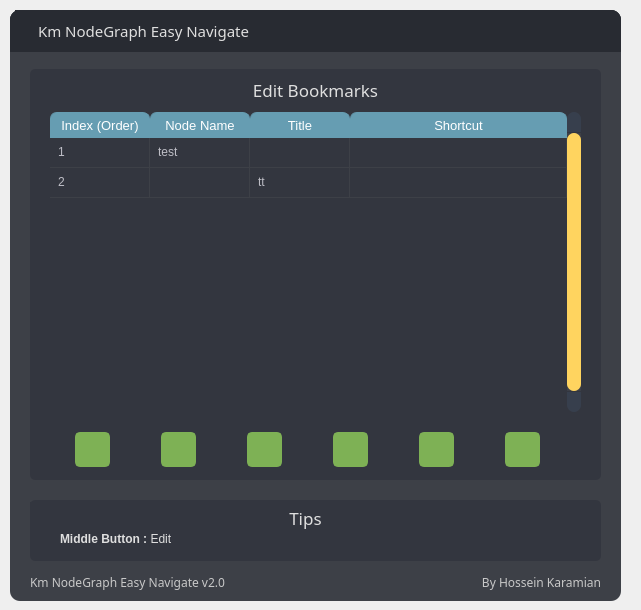
<?xml version="1.0" encoding="UTF-8"?>
<ui version="4.0">
 <class>EditBookmarksWindowUI</class>
 <widget class="QMainWindow" name="EditBookmarksWindowUI">
  <property name="geometry">
   <rect>
    <x>0</x>
    <y>0</y>
    <width>641</width>
    <height>610</height>
   </rect>
  </property>
  <property name="windowTitle">
   <string>Km NodeGraph Easy Navigate : Edit Bookmarks</string>
  </property>
  <widget class="QWidget" name="centralwidget">
   <widget class="QFrame" name="frame">
    <property name="geometry">
     <rect>
      <x>10</x>
      <y>10</y>
      <width>611</width>
      <height>591</height>
     </rect>
    </property>
    <property name="styleSheet">
     <string notr="true">QLabel {
color: rgb(223, 223, 223);
}

QFrame {
	background-color: rgb(61, 64, 71);
	border-radius : 10px;
}

/* LINE EDIT */
QLineEdit {
	background-color: rgb(40, 43, 50);
	border-radius: 5px;
	border: 2px solid rgb(40, 43, 50);
}
QLineEdit:hover {
	border: 2px solid rgb(64, 71, 88);
}
QLineEdit:focus {
	border: 2px solid rgb(91, 101, 124);
}

/* SCROLL BARS */
QScrollBar:horizontal {
    border: none;
    background: rgb(52, 59, 72);
    height: 14px;
    margin: 0px 21px 0 21px;
	border-radius: 0px;
}
QScrollBar::handle:horizontal {
    background: rgb(85, 170, 255);
    min-width: 25px;
	border-radius: 7px
}
QScrollBar::add-line:horizontal {
    border: none;
    background: rgb(55, 63, 77);
    width: 20px;
	border-top-right-radius: 7px;
    border-bottom-right-radius: 7px;
    subcontrol-position: right;
    subcontrol-origin: margin;
}
QScrollBar::sub-line:horizontal {
    border: none;
    background: rgb(55, 63, 77);
    width: 20px;
	border-top-left-radius: 7px;
    border-bottom-left-radius: 7px;
    subcontrol-position: left;
    subcontrol-origin: margin;
}
QScrollBar::up-arrow:horizontal, QScrollBar::down-arrow:horizontal
{
     background: none;
}
QScrollBar::add-page:horizontal, QScrollBar::sub-page:horizontal
{
     background: none;
}
 QScrollBar:vertical {
	border: none;
    background: rgb(61, 64, 71);
    width: 14px;
    margin: 21px 0 21px 0;
	border-radius: 0px;
 }
 QScrollBar::handle:vertical {	
	background: rgb(255, 212, 95);
    min-height: 25px;
	border-radius: 7px
 }
 QScrollBar::add-line:vertical {
     border: none;
    background: rgb(55, 63, 77);
     height: 20px;
	border-bottom-left-radius: 7px;
    border-bottom-right-radius: 7px;
     subcontrol-position: bottom;
     subcontrol-origin: margin;
 }
 QScrollBar::sub-line:vertical {
	border: none;
    background: rgb(55, 63, 77);
     height: 20px;
	border-top-left-radius: 7px;
    border-top-right-radius: 7px;
     subcontrol-position: top;
     subcontrol-origin: margin;
 }
 QScrollBar::up-arrow:vertical, QScrollBar::down-arrow:vertical {
     background: none;
 }

 QScrollBar::add-page:vertical, QScrollBar::sub-page:vertical {
     background: none;
 }

/* CHECKBOX */
QCheckBox::indicator {
    border: 3px solid rgb(52, 59, 72);
	width: 15px;
	height: 15px;
	border-radius: 10px;
    background: rgb(44, 49, 60);
}
QCheckBox::indicator:hover {
    border: 3px solid rgb(58, 66, 81);
}
QCheckBox::indicator:checked {
    background: 3px solid rgb(52, 59, 72);
	border: 3px solid rgb(52, 59, 72);	
	background-image: url(../Km_NodeGraphEN/icons/cil-check-alt.png);
}

/* RADIO BUTTON */
QRadioButton::indicator {
    border: 3px solid rgb(52, 59, 72);
	width: 15px;
	height: 15px;
	border-radius: 10px;
    background: rgb(44, 49, 60);
}
QRadioButton::indicator:hover {
    border: 3px solid rgb(58, 66, 81);
}
QRadioButton::indicator:checked {
    background: 3px solid rgb(94, 106, 130);
	border: 3px solid rgb(52, 59, 72);	
}

/* COMBOBOX */
QComboBox{
	background-color: rgb(27, 29, 35);
	border-radius: 5px;
	border: 2px solid rgb(27, 29, 35);
	padding: 5px;
	padding-left: 10px;
}
QComboBox:hover{
	border: 2px solid rgb(64, 71, 88);
}
QComboBox::drop-down {
	subcontrol-origin: padding;
	subcontrol-position: top right;
	width: 25px; 
	border-left-width: 3px;
	border-left-color: rgba(39, 44, 54, 150);
	border-left-style: solid;
	border-top-right-radius: 3px;
	border-bottom-right-radius: 3px;	
	background-image: url(:/16x16/icons/16x16/cil-arrow-bottom.png);
	background-position: center;
	background-repeat: no-reperat;
 }
QComboBox QAbstractItemView {
	color: rgb(85, 170, 255);	
	background-color: rgb(27, 29, 35);
	padding: 10px;
	selection-background-color: rgb(39, 44, 54);
}

/* SLIDERS */
QSlider::groove:horizontal {
    border-radius: 9px;
    height: 18px;
	margin: 0px;
	background-color: rgb(52, 59, 72);
}
QSlider::groove:horizontal:hover {
	background-color: rgb(55, 62, 76);
}
QSlider::handle:horizontal {
    background-color: rgb(255, 212, 95);
    border: none;
    height: 18px;
    width: 18px;
    margin: 0px;
	border-radius: 9px;
}
QSlider::handle:horizontal:hover {
    background-color: rgb(255, 222, 110);
}
QSlider::handle:horizontal:pressed {
    background-color: rgb(255, 212, 95);
}

QSlider::groove:vertical {
    border-radius: 9px;
    width: 18px;
    margin: 0px;
	background-color: rgb(52, 59, 72);
}
QSlider::groove:vertical:hover {
	background-color: rgb(55, 62, 76);
}
QSlider::handle:vertical {
    background-color: rgb(85, 170, 255);
	border: none;
    height: 18px;
    width: 18px;
    margin: 0px;
	border-radius: 9px;
}
QSlider::handle:vertical:hover {
    background-color: rgb(105, 180, 255);
}
QSlider::handle:vertical:pressed {
    background-color: rgb(65, 130, 195);
}

</string>
    </property>
    <property name="frameShape">
     <enum>QFrame::StyledPanel</enum>
    </property>
    <property name="frameShadow">
     <enum>QFrame::Raised</enum>
    </property>
    <widget class="QFrame" name="frame_top_btns">
     <property name="geometry">
      <rect>
       <x>0</x>
       <y>0</y>
       <width>611</width>
       <height>42</height>
      </rect>
     </property>
     <property name="maximumSize">
      <size>
       <width>16777215</width>
       <height>42</height>
      </size>
     </property>
     <property name="styleSheet">
      <string notr="true">background-color: rgb(40, 43, 50);
border-bottom-left-radius: 1px;
border-bottom-right-radius: 1px;</string>
     </property>
     <property name="frameShape">
      <enum>QFrame::NoFrame</enum>
     </property>
     <property name="frameShadow">
      <enum>QFrame::Raised</enum>
     </property>
     <layout class="QHBoxLayout" name="horizontalLayout_4">
      <property name="spacing">
       <number>0</number>
      </property>
      <property name="leftMargin">
       <number>0</number>
      </property>
      <property name="topMargin">
       <number>0</number>
      </property>
      <property name="rightMargin">
       <number>0</number>
      </property>
      <property name="bottomMargin">
       <number>0</number>
      </property>
      <item>
       <widget class="QFrame" name="frame_label_top_btns">
        <property name="sizePolicy">
         <sizepolicy hsizetype="Expanding" vsizetype="Preferred">
          <horstretch>0</horstretch>
          <verstretch>0</verstretch>
         </sizepolicy>
        </property>
        <property name="frameShape">
         <enum>QFrame::NoFrame</enum>
        </property>
        <property name="frameShadow">
         <enum>QFrame::Raised</enum>
        </property>
        <layout class="QHBoxLayout" name="horizontalLayout_10">
         <property name="spacing">
          <number>0</number>
         </property>
         <property name="leftMargin">
          <number>5</number>
         </property>
         <property name="topMargin">
          <number>0</number>
         </property>
         <property name="rightMargin">
          <number>10</number>
         </property>
         <property name="bottomMargin">
          <number>0</number>
         </property>
         <item>
          <widget class="QLabel" name="label_16">
           <property name="maximumSize">
            <size>
             <width>3</width>
             <height>16777215</height>
            </size>
           </property>
           <property name="text">
            <string/>
           </property>
          </widget>
         </item>
         <item>
          <widget class="QLabel" name="label_9">
           <property name="minimumSize">
            <size>
             <width>20</width>
             <height>0</height>
            </size>
           </property>
           <property name="maximumSize">
            <size>
             <width>20</width>
             <height>20</height>
            </size>
           </property>
           <property name="text">
            <string/>
           </property>
           <property name="pixmap">
            <pixmap>../Km_NodeGraphEN/icons/cil-menu.png</pixmap>
           </property>
           <property name="scaledContents">
            <bool>true</bool>
           </property>
           <property name="alignment">
            <set>Qt::AlignCenter</set>
           </property>
           <property name="margin">
            <number>0</number>
           </property>
          </widget>
         </item>
         <item>
          <widget class="QLabel" name="label_title_bar_top">
           <property name="font">
            <font>
             <family>Segoe UI Semibold</family>
             <pointsize>11</pointsize>
             <weight>50</weight>
             <bold>false</bold>
            </font>
           </property>
           <property name="styleSheet">
            <string notr="true">background: transparent;
</string>
           </property>
           <property name="text">
            <string>Km NodeGraph Easy Navigate</string>
           </property>
           <property name="margin">
            <number>5</number>
           </property>
          </widget>
         </item>
        </layout>
       </widget>
      </item>
      <item alignment="Qt::AlignRight">
       <widget class="QFrame" name="frame_btns_right">
        <property name="sizePolicy">
         <sizepolicy hsizetype="Expanding" vsizetype="Preferred">
          <horstretch>0</horstretch>
          <verstretch>0</verstretch>
         </sizepolicy>
        </property>
        <property name="maximumSize">
         <size>
          <width>120</width>
          <height>16777215</height>
         </size>
        </property>
        <property name="frameShape">
         <enum>QFrame::NoFrame</enum>
        </property>
        <property name="frameShadow">
         <enum>QFrame::Raised</enum>
        </property>
        <layout class="QHBoxLayout" name="horizontalLayout_5">
         <property name="spacing">
          <number>0</number>
         </property>
         <property name="leftMargin">
          <number>0</number>
         </property>
         <property name="topMargin">
          <number>0</number>
         </property>
         <property name="rightMargin">
          <number>0</number>
         </property>
         <property name="bottomMargin">
          <number>0</number>
         </property>
         <item>
          <widget class="QPushButton" name="pushButton_minimize">
           <property name="sizePolicy">
            <sizepolicy hsizetype="Minimum" vsizetype="Expanding">
             <horstretch>0</horstretch>
             <verstretch>0</verstretch>
            </sizepolicy>
           </property>
           <property name="minimumSize">
            <size>
             <width>40</width>
             <height>0</height>
            </size>
           </property>
           <property name="maximumSize">
            <size>
             <width>40</width>
             <height>16777215</height>
            </size>
           </property>
           <property name="toolTip">
            <string>Minimize</string>
           </property>
           <property name="styleSheet">
            <string notr="true">QPushButton {	
	border: none;
	background-color: transparent;
}
QPushButton:hover {
	background-color: rgb(50, 55, 65);
	border-radius : 0px;
}
QPushButton:pressed {	
	background-color: rgb(40, 50, 62);
}</string>
           </property>
           <property name="text">
            <string/>
           </property>
           <property name="icon">
            <iconset>
             <normaloff>../Km_NodeGraphEN/icons/cil-window-minimize.png</normaloff>../Km_NodeGraphEN/icons/cil-window-minimize.png</iconset>
           </property>
          </widget>
         </item>
         <item>
          <widget class="QPushButton" name="pushButton_close">
           <property name="sizePolicy">
            <sizepolicy hsizetype="Minimum" vsizetype="Expanding">
             <horstretch>0</horstretch>
             <verstretch>0</verstretch>
            </sizepolicy>
           </property>
           <property name="minimumSize">
            <size>
             <width>40</width>
             <height>0</height>
            </size>
           </property>
           <property name="maximumSize">
            <size>
             <width>40</width>
             <height>16777215</height>
            </size>
           </property>
           <property name="toolTip">
            <string>Close</string>
           </property>
           <property name="styleSheet">
            <string notr="true">QPushButton {	
	border: none;
	background-color: transparent;
}
QPushButton:hover {
	background-color: rgb(50, 55, 65);
	border-top-right-radius: 10px;
	border-top-left-radius: 0px;
	border-bottom-left-radius: 0px;
	border-bottom-right-radius: 0px;
}
QPushButton:pressed {	
	background-color: rgb(40, 50, 62);
}</string>
           </property>
           <property name="text">
            <string/>
           </property>
           <property name="icon">
            <iconset>
             <normaloff>../Km_NodeGraphEN/icons/cil-x.png</normaloff>../Km_NodeGraphEN/icons/cil-x.png</iconset>
           </property>
          </widget>
         </item>
        </layout>
       </widget>
      </item>
     </layout>
    </widget>
    <widget class="QFrame" name="frame_2">
     <property name="geometry">
      <rect>
       <x>20</x>
       <y>59</y>
       <width>571</width>
       <height>411</height>
      </rect>
     </property>
     <property name="styleSheet">
      <string notr="true">QFrame {
background-color: rgb(51, 54, 63);
border-radius: 5px;
}
</string>
     </property>
     <property name="frameShape">
      <enum>QFrame::StyledPanel</enum>
     </property>
     <property name="frameShadow">
      <enum>QFrame::Raised</enum>
     </property>
     <widget class="QLabel" name="label_2">
      <property name="geometry">
       <rect>
        <x>0</x>
        <y>5</y>
        <width>571</width>
        <height>31</height>
       </rect>
      </property>
      <property name="font">
       <font>
        <family>Segoe UI Semibold</family>
        <pointsize>13</pointsize>
       </font>
      </property>
      <property name="text">
       <string>Edit Bookmarks</string>
      </property>
      <property name="alignment">
       <set>Qt::AlignCenter</set>
      </property>
     </widget>
     <widget class="QTableWidget" name="tableWidget_BookmarksList">
      <property name="geometry">
       <rect>
        <x>10</x>
        <y>33</y>
        <width>551</width>
        <height>321</height>
       </rect>
      </property>
      <property name="styleSheet">
       <string notr="true">QTableWidget {	
	background-color: rgb(51, 54, 63);
	padding: 10px;
	border-radius: 5px;
	gridline-color: rgb(61, 64, 71);
	border-bottom: 1px solid rgb(51, 54, 63);
	color : rgb(190, 190, 198);
}
QTableWidget::item{
	border-color:  rgb(61, 64, 71);
	padding-left: 5px;
	padding-right: 5px;
	gridline-color:  rgb(61, 64, 71);
}
QTableWidget::item:selected{
	background-color: rgb(40, 43, 50);
	background-color: rgb(40, 43, 50);
	border-radius: 15px;
	color : rgb(190, 190, 198);
}
QScrollBar:horizontal {
    border: none;
    background: rgb(255, 212, 95);
    height: 14px;
    margin: 0px 21px 0 21px;
	border-radius: 0px;
}
 QScrollBar:vertical {
	border: none;
    background: rgb(61, 64, 71);
    width: 14px;
    margin: 21px 0 21px 0;
	border-radius: 0px;
 }
QHeaderView::section{
	Background-color: rgb(51, 54, 63);
	max-width: 30px;
	border: 1px solid rgb(61, 64, 71);
	border-style: none;
    border-bottom: 1px solid rgb(61, 64, 71);
    border-right: 1px solid rgb(61, 64, 71);
	font-size : 13px
}
QTableWidget::horizontalHeader {	
	background-color: rgb(102, 157, 178);
}
QHeaderView::section:horizontal
{
    border: 1px solid rgb(102, 157, 178);
	background-color: rgb(102, 157, 178);
	padding: 3px;
	border-top-left-radius: 7px;
    border-top-right-radius: 7px;
    color : rgb(255, 255, 255);
}
QHeaderView::section:vertical
{
    border: 1px solid rgb(61, 64, 71);
}
</string>
      </property>
      <property name="frameShape">
       <enum>QFrame::NoFrame</enum>
      </property>
      <property name="verticalScrollBarPolicy">
       <enum>Qt::ScrollBarAlwaysOn</enum>
      </property>
      <property name="selectionMode">
       <enum>QAbstractItemView::SingleSelection</enum>
      </property>
      <property name="selectionBehavior">
       <enum>QAbstractItemView::SelectRows</enum>
      </property>
      <property name="showGrid">
       <bool>true</bool>
      </property>
      <property name="gridStyle">
       <enum>Qt::SolidLine</enum>
      </property>
      <property name="sortingEnabled">
       <bool>false</bool>
      </property>
      <property name="wordWrap">
       <bool>true</bool>
      </property>
      <attribute name="horizontalHeaderMinimumSectionSize">
       <number>20</number>
      </attribute>
      <attribute name="horizontalHeaderDefaultSectionSize">
       <number>100</number>
      </attribute>
      <attribute name="horizontalHeaderHighlightSections">
       <bool>true</bool>
      </attribute>
      <attribute name="horizontalHeaderShowSortIndicator" stdset="0">
       <bool>false</bool>
      </attribute>
      <attribute name="horizontalHeaderStretchLastSection">
       <bool>true</bool>
      </attribute>
      <attribute name="verticalHeaderVisible">
       <bool>false</bool>
      </attribute>
      <attribute name="verticalHeaderDefaultSectionSize">
       <number>30</number>
      </attribute>
      <attribute name="verticalHeaderStretchLastSection">
       <bool>false</bool>
      </attribute>
      <row>
       <property name="text">
        <string>1</string>
       </property>
      </row>
      <row>
       <property name="text">
        <string>2</string>
       </property>
      </row>
      <column>
       <property name="text">
        <string>Index (Order)</string>
       </property>
       <property name="font">
        <font>
         <family>Segoe UI</family>
        </font>
       </property>
      </column>
      <column>
       <property name="text">
        <string>Node Name</string>
       </property>
       <property name="font">
        <font>
         <family>Segoe UI</family>
        </font>
       </property>
      </column>
      <column>
       <property name="text">
        <string>Title</string>
       </property>
       <property name="toolTip">
        <string>Copy url to clipboard</string>
       </property>
       <property name="font">
        <font>
         <family>Segoe UI</family>
        </font>
       </property>
      </column>
      <column>
       <property name="text">
        <string>Shortcut</string>
       </property>
       <property name="font">
        <font>
         <family>Segoe UI</family>
        </font>
       </property>
      </column>
      <item row="0" column="0">
       <property name="text">
        <string>1</string>
       </property>
      </item>
      <item row="0" column="1">
       <property name="text">
        <string>test</string>
       </property>
      </item>
      <item row="0" column="2">
       <property name="text">
        <string/>
       </property>
      </item>
      <item row="0" column="3">
       <property name="text">
        <string/>
       </property>
      </item>
      <item row="1" column="0">
       <property name="text">
        <string>2</string>
       </property>
      </item>
      <item row="1" column="2">
       <property name="text">
        <string>tt</string>
       </property>
      </item>
     </widget>
     <widget class="QWidget" name="horizontalLayoutWidget">
      <property name="geometry">
       <rect>
        <x>0</x>
        <y>360</y>
        <width>561</width>
        <height>41</height>
       </rect>
      </property>
      <layout class="QHBoxLayout" name="horizontalLayout">
       <item>
        <widget class="QPushButton" name="pushButton_shiftUp">
         <property name="minimumSize">
          <size>
           <width>35</width>
           <height>35</height>
          </size>
         </property>
         <property name="maximumSize">
          <size>
           <width>35</width>
           <height>35</height>
          </size>
         </property>
         <property name="font">
          <font>
           <family>Segoe UI</family>
           <pointsize>9</pointsize>
          </font>
         </property>
         <property name="toolTip">
          <string>Change order (move up)</string>
         </property>
         <property name="styleSheet">
          <string notr="true">QPushButton {
	border: 2px solid rgb(126, 177, 85);
	border-radius: 5px;	
	background-color: rgb(126, 177, 85);
	color: rgb(223, 223, 223);
}
QPushButton:hover {
	background-color:rgb(140, 188, 100);
	border: 2px solid rgb(140, 188, 100);
}
QPushButton:pressed {	
	background-color: rgb(126, 177, 85);
	border: 2px solid rgb(126, 177, 85);
}</string>
         </property>
         <property name="text">
          <string/>
         </property>
         <property name="icon">
          <iconset>
           <normaloff>../Km_NodeGraphEN/icons/cil-arrow-circle-top.png</normaloff>../Km_NodeGraphEN/icons/cil-arrow-circle-top.png</iconset>
         </property>
         <property name="iconSize">
          <size>
           <width>25</width>
           <height>25</height>
          </size>
         </property>
        </widget>
       </item>
       <item>
        <widget class="QPushButton" name="pushButton_shiftDown">
         <property name="minimumSize">
          <size>
           <width>35</width>
           <height>35</height>
          </size>
         </property>
         <property name="maximumSize">
          <size>
           <width>35</width>
           <height>35</height>
          </size>
         </property>
         <property name="font">
          <font>
           <family>Segoe UI</family>
           <pointsize>9</pointsize>
          </font>
         </property>
         <property name="toolTip">
          <string>Change order (move down)</string>
         </property>
         <property name="styleSheet">
          <string notr="true">QPushButton {
	border: 2px solid rgb(126, 177, 85);
	border-radius: 5px;	
	background-color: rgb(126, 177, 85);
	color: rgb(223, 223, 223);
}
QPushButton:hover {
	background-color:rgb(140, 188, 100);
	border: 2px solid rgb(140, 188, 100);
}
QPushButton:pressed {	
	background-color: rgb(126, 177, 85);
	border: 2px solid rgb(126, 177, 85);
}</string>
         </property>
         <property name="text">
          <string/>
         </property>
         <property name="icon">
          <iconset>
           <normaloff>../Km_NodeGraphEN/icons/cil-arrow-circle-bottom.png</normaloff>../Km_NodeGraphEN/icons/cil-arrow-circle-bottom.png</iconset>
         </property>
         <property name="iconSize">
          <size>
           <width>25</width>
           <height>25</height>
          </size>
         </property>
        </widget>
       </item>
       <item>
        <widget class="QPushButton" name="pushButton_AddBookmark">
         <property name="minimumSize">
          <size>
           <width>35</width>
           <height>35</height>
          </size>
         </property>
         <property name="maximumSize">
          <size>
           <width>35</width>
           <height>35</height>
          </size>
         </property>
         <property name="font">
          <font>
           <family>Segoe UI</family>
           <pointsize>9</pointsize>
          </font>
         </property>
         <property name="toolTip">
          <string>Set Selected Node to Selected Row(Index)</string>
         </property>
         <property name="styleSheet">
          <string notr="true">QPushButton {
	border: 2px solid rgb(126, 177, 85);
	border-radius: 5px;	
	background-color: rgb(126, 177, 85);
	color: rgb(223, 223, 223);
}
QPushButton:hover {
	background-color:rgb(140, 188, 100);
	border: 2px solid rgb(140, 188, 100);
}
QPushButton:pressed {	
	background-color: rgb(126, 177, 85);
	border: 2px solid rgb(126, 177, 85);
}</string>
         </property>
         <property name="text">
          <string/>
         </property>
         <property name="icon">
          <iconset>
           <normaloff>../Km_NodeGraphEN/icons/cil-check-circle.png</normaloff>../Km_NodeGraphEN/icons/cil-check-circle.png</iconset>
         </property>
         <property name="iconSize">
          <size>
           <width>25</width>
           <height>25</height>
          </size>
         </property>
        </widget>
       </item>
       <item>
        <widget class="QPushButton" name="pushButton_removeItem">
         <property name="minimumSize">
          <size>
           <width>35</width>
           <height>35</height>
          </size>
         </property>
         <property name="maximumSize">
          <size>
           <width>35</width>
           <height>35</height>
          </size>
         </property>
         <property name="font">
          <font>
           <family>Segoe UI</family>
           <pointsize>9</pointsize>
          </font>
         </property>
         <property name="toolTip">
          <string>Remove (Set Empty) Selected Bookmark</string>
         </property>
         <property name="styleSheet">
          <string notr="true">QPushButton {
	border: 2px solid rgb(126, 177, 85);
	border-radius: 5px;	
	background-color: rgb(126, 177, 85);
	color: rgb(223, 223, 223);
}
QPushButton:hover {
	background-color:rgb(140, 188, 100);
	border: 2px solid rgb(140, 188, 100);
}
QPushButton:pressed {	
	background-color: rgb(126, 177, 85);
	border: 2px solid rgb(126, 177, 85);
}</string>
         </property>
         <property name="text">
          <string/>
         </property>
         <property name="icon">
          <iconset>
           <normaloff>../Km_NodeGraphEN/icons/cil-x-circle.png</normaloff>../Km_NodeGraphEN/icons/cil-x-circle.png</iconset>
         </property>
         <property name="iconSize">
          <size>
           <width>25</width>
           <height>25</height>
          </size>
         </property>
        </widget>
       </item>
       <item>
        <widget class="QPushButton" name="pushButton_createFromBackdrops">
         <property name="minimumSize">
          <size>
           <width>35</width>
           <height>35</height>
          </size>
         </property>
         <property name="maximumSize">
          <size>
           <width>35</width>
           <height>35</height>
          </size>
         </property>
         <property name="font">
          <font>
           <family>Segoe UI</family>
           <pointsize>9</pointsize>
          </font>
         </property>
         <property name="toolTip">
          <string>Create Bookmarks From Backdrops</string>
         </property>
         <property name="styleSheet">
          <string notr="true">QPushButton {
	border: 2px solid rgb(126, 177, 85);
	border-radius: 5px;	
	background-color: rgb(126, 177, 85);
	color: rgb(223, 223, 223);
}
QPushButton:hover {
	background-color:rgb(140, 188, 100);
	border: 2px solid rgb(140, 188, 100);
}
QPushButton:pressed {	
	background-color: rgb(126, 177, 85);
	border: 2px solid rgb(126, 177, 85);
}</string>
         </property>
         <property name="text">
          <string/>
         </property>
         <property name="icon">
          <iconset>
           <normaloff>../Km_NodeGraphEN/icons/cil-smile.png</normaloff>../Km_NodeGraphEN/icons/cil-smile.png</iconset>
         </property>
         <property name="iconSize">
          <size>
           <width>25</width>
           <height>25</height>
          </size>
         </property>
        </widget>
       </item>
       <item>
        <widget class="QPushButton" name="pushButton_reset">
         <property name="minimumSize">
          <size>
           <width>35</width>
           <height>35</height>
          </size>
         </property>
         <property name="maximumSize">
          <size>
           <width>35</width>
           <height>35</height>
          </size>
         </property>
         <property name="font">
          <font>
           <family>Segoe UI</family>
           <pointsize>9</pointsize>
          </font>
         </property>
         <property name="toolTip">
          <string>Remove (Set Empty) All Bookmarks</string>
         </property>
         <property name="styleSheet">
          <string notr="true">QPushButton {
	border: 2px solid rgb(126, 177, 85);
	border-radius: 5px;	
	background-color: rgb(126, 177, 85);
	color: rgb(223, 223, 223);
}
QPushButton:hover {
	background-color:rgb(140, 188, 100);
	border: 2px solid rgb(140, 188, 100);
}
QPushButton:pressed {	
	background-color: rgb(126, 177, 85);
	border: 2px solid rgb(126, 177, 85);
}</string>
         </property>
         <property name="text">
          <string/>
         </property>
         <property name="icon">
          <iconset>
           <normaloff>../Km_NodeGraphEN/icons/cil-trash.png</normaloff>../Km_NodeGraphEN/icons/cil-trash.png</iconset>
         </property>
         <property name="iconSize">
          <size>
           <width>25</width>
           <height>25</height>
          </size>
         </property>
        </widget>
       </item>
      </layout>
     </widget>
    </widget>
    <widget class="QFrame" name="frame_3">
     <property name="geometry">
      <rect>
       <x>20</x>
       <y>490</y>
       <width>571</width>
       <height>61</height>
      </rect>
     </property>
     <property name="styleSheet">
      <string notr="true">QFrame {
background-color:rgb(51, 54, 63);
border-radius: 5px;
}
</string>
     </property>
     <property name="frameShape">
      <enum>QFrame::StyledPanel</enum>
     </property>
     <property name="frameShadow">
      <enum>QFrame::Raised</enum>
     </property>
     <widget class="QLabel" name="label_7">
      <property name="geometry">
       <rect>
        <x>-10</x>
        <y>2</y>
        <width>571</width>
        <height>31</height>
       </rect>
      </property>
      <property name="font">
       <font>
        <family>Segoe UI Semibold</family>
        <pointsize>13</pointsize>
       </font>
      </property>
      <property name="text">
       <string>Tips</string>
      </property>
      <property name="alignment">
       <set>Qt::AlignCenter</set>
      </property>
     </widget>
     <widget class="QLabel" name="label_14">
      <property name="geometry">
       <rect>
        <x>30</x>
        <y>30</y>
        <width>227</width>
        <height>19</height>
       </rect>
      </property>
      <property name="font">
       <font>
        <family>Segoe UI</family>
       </font>
      </property>
      <property name="text">
       <string>&lt;strong&gt;Middle Button :&lt;/strong&gt;   Edit</string>
      </property>
     </widget>
     <widget class="QLabel" name="label_icon_2">
      <property name="geometry">
       <rect>
        <x>340</x>
        <y>20</y>
        <width>31</width>
        <height>41</height>
       </rect>
      </property>
      <property name="frameShape">
       <enum>QFrame::NoFrame</enum>
      </property>
      <property name="text">
       <string/>
      </property>
      <property name="pixmap">
       <pixmap>../Km_NodeGraphEN/icons/cil-mouse.png</pixmap>
      </property>
      <property name="scaledContents">
       <bool>false</bool>
      </property>
     </widget>
    </widget>
    <widget class="QWidget" name="layoutWidget_2">
     <property name="geometry">
      <rect>
       <x>20</x>
       <y>554</y>
       <width>571</width>
       <height>36</height>
      </rect>
     </property>
     <layout class="QHBoxLayout" name="horizontalLayout_3" stretch="3,28,3">
      <item>
       <widget class="QLabel" name="label_plugins_version">
        <property name="font">
         <font>
          <family>Segoe UI Semibold</family>
         </font>
        </property>
        <property name="styleSheet">
         <string notr="true">color: rgb(200, 200, 200);</string>
        </property>
        <property name="text">
         <string>Km NodeGraph Easy Navigate v2.0</string>
        </property>
       </widget>
      </item>
      <item>
       <spacer name="horizontalSpacer_5">
        <property name="orientation">
         <enum>Qt::Horizontal</enum>
        </property>
        <property name="sizeHint" stdset="0">
         <size>
          <width>40</width>
          <height>20</height>
         </size>
        </property>
       </spacer>
      </item>
      <item>
       <layout class="QVBoxLayout" name="verticalLayout_2">
        <item>
         <widget class="QLabel" name="label_credit">
          <property name="font">
           <font>
            <family>Segoe UI Semibold</family>
           </font>
          </property>
          <property name="styleSheet">
           <string notr="true">color: rgb(200, 200, 200);</string>
          </property>
          <property name="text">
           <string>By Hossein Karamian</string>
          </property>
          <property name="alignment">
           <set>Qt::AlignRight|Qt::AlignTrailing|Qt::AlignVCenter</set>
          </property>
         </widget>
        </item>
       </layout>
      </item>
     </layout>
    </widget>
   </widget>
  </widget>
 </widget>
 <resources/>
 <connections/>
</ui>
